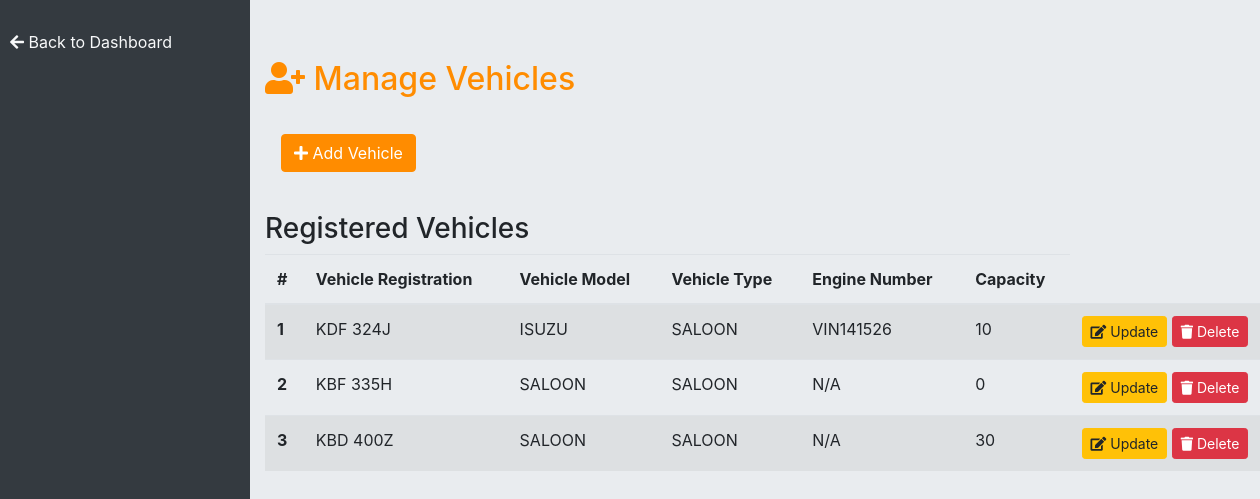
The page /add_vehicle.php on the database its author committed.
### tables this page shows
CREATE TABLE `vehicles` (
  `id` int(100) NOT NULL,
  `vehicle_regno` varchar(100) NOT NULL,
  `vehicle_model` varchar(100) NOT NULL,
  `vehicle_type` varchar(100) NOT NULL,
  `engine_number` varchar(100) NOT NULL,
  `capacity` int(255) NOT NULL
);

### add_vehicle.php (the view, shortened to what this page needs)
<?php
include 'connection.php';
$vehicles = [];
$result = $conn->query("SELECT * FROM vehicles");
if ($result) {
    $vehicles = $result->fetch_all(MYSQLI_ASSOC);
}
?>
<!DOCTYPE html>
<html lang="en">
<head>
    <link rel="stylesheet" href="https://stackpath.bootstrapcdn.com/bootstrap/4.5.2/css/bootstrap.min.css">
    <link rel="stylesheet" href="https://cdnjs.cloudflare.com/ajax/libs/font-awesome/5.15.3/css/all.min.css">
    <link rel="stylesheet" href="css/add_driver.css">
</head>
<body>
    <div class="sidebar">
        <a href="dashboard.php"><i class="fas fa-arrow-left"></i> Back to Dashboard</a>
    </div>
    <div class="container-fluid col-md-10" style="margin-left: 250px;">
        <h2><i class="fas fa-user-plus"></i> Manage Vehicles</h2>
        <div class="modal-body">
            <button type="button" class="btn btn-primary" data-toggle="modal" data-target="#addVehicleModal">
                <i class="fas fa-plus"></i> Add Vehicle
            </button>
        </div>
        <div class="mt-4">
            <h3>Registered Vehicles</h3>
            <table class="table table-striped">
                <thead>
                    <tr>
                        <th scope="col">#</th>
                        <th scope="col">Vehicle Registration</th>
                        <th scope="col">Vehicle Model</th>
                        <th scope="col">Vehicle Type</th>
                        <th scope="col">Engine Number</th>
                        <th scope="col">Capacity</th>
                    </tr>
                </thead>
                <tbody>
            <?php if (!empty($vehicles)): ?>
            <?php foreach ($vehicles as $index => $vehicle): ?>
            <tr>
                <th scope="row"><?= $index + 1 ?></th>
                <td><?= htmlspecialchars($vehicle['vehicle_regno']) ?></td>
                <td><?= htmlspecialchars($vehicle['vehicle_model']) ?></td>
                <td><?= htmlspecialchars($vehicle['vehicle_type']) ?></td>
                <td><?= htmlspecialchars($vehicle['engine_number']) ?></td>
                <td><?= htmlspecialchars($vehicle['capacity']) ?></td>
                <td>
                    <a href="update_vehicle.php?id=<?= $vehicle['id'] ?>" class="btn btn-warning btn-sm">
                        <i class="fas fa-edit"></i> Update
                    </a>
                    <a href="delete_vehicle.php?id=<?= $vehicle['id'] ?>" class="btn btn-danger btn-sm" onclick="return confirm('Are you sure you want to delete this vehicle?');">
                        <i class="fas fa-trash"></i> Delete
                    </a>
                </td>
            </tr>
        <?php endforeach; ?>
    <?php else: ?>
        <tr>
            <td colspan="7" class="text-center">No Vehicles registered yet.</td>
        </tr>
    <?php endif; ?>
</tbody>
            </table>
        </div>
    </div>
</body>
</html>

### css/add_driver.css (style rules this page uses)
body { background-color: #e9ecef; padding-top: 60px; }
h2 { color: #ff8c00; margin-bottom: 20px; }
.btn-primary { background-color: #ff8c00; border-color: #ff8c00; }
.sidebar { position: fixed; top: 0; left: 0; height: 100%; width: 250px; background-color: #343a40; padding-top: 20px; }
.sidebar a { display: block; padding: 10px; color: #f8f9fa; text-decoration: none; }

### rows shown on the page
vehicles: vehicle_regno "KDF 324J", vehicle_model "ISUZU", vehicle_type "SALOON", engine_number "VIN141526", capacity "10"
vehicles: vehicle_regno "KBF 335H", vehicle_model "SALOON", vehicle_type "SALOON", engine_number "N/A", capacity "0"
vehicles: vehicle_regno "KBD 400Z", vehicle_model "SALOON", vehicle_type "SALOON", engine_number "N/A", capacity "30"
